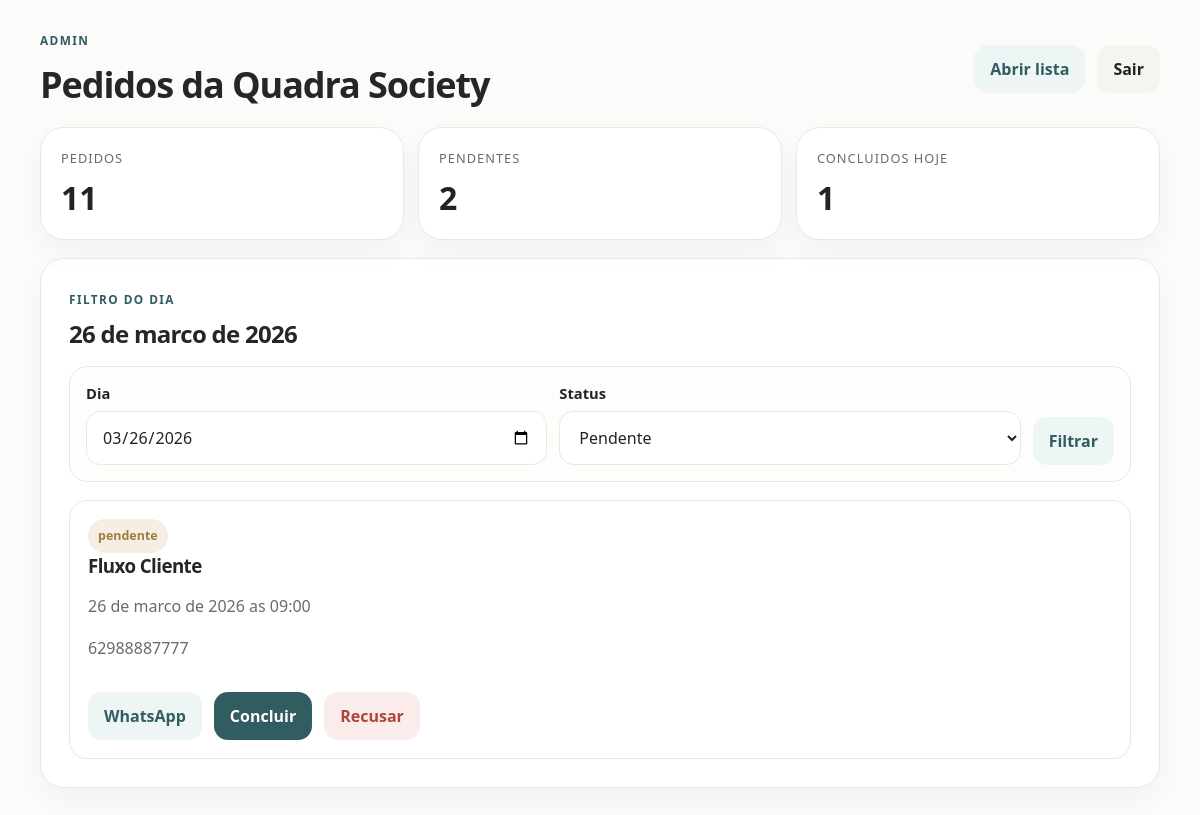
Page /painel-admin (signed in) on the committed database.
### tables this page shows
CREATE TABLE reservas (
            id INTEGER PRIMARY KEY AUTOINCREMENT,
            nome TEXT,
            telefone TEXT,
            quadra TEXT,
            data_reserva TEXT,
            horario TEXT,
            usuario_id INTEGER
        , quadra_id INTEGER, status TEXT NOT NULL DEFAULT 'confirmada', observacao_admin TEXT);

### app.py (the view)
@app.route("/painel-admin")
@admin_required
def painel_admin():
    filter_date = normalize_date(request.args.get("data", date.today().isoformat()))
    status_filter = request.args.get("status", "pendente")
    valid_status = {"pendente", "confirmada", "recusada", "todos"}
    if status_filter not in valid_status:
        status_filter = "pendente"
    conn = get_conn()
    c = conn.cursor()
    c.execute("SELECT COUNT(*) AS total FROM reservas")
    total = c.fetchone()["total"]
    c.execute("SELECT COUNT(*) AS total FROM reservas WHERE status = 'pendente'")
    pendentes_total = c.fetchone()["total"]
    c.execute(
        "SELECT COUNT(*) AS total FROM reservas WHERE status = 'confirmada' AND data_reserva = ?",
        (date.today().isoformat(),),
    )
    hoje = c.fetchone()["total"]
    query = """
        SELECT *
        FROM reservas
        WHERE data_reserva = ?
    """
    params = [filter_date]
    if status_filter != "todos":
        query += " AND status = ?"
        params.append(status_filter)
    query += " ORDER BY horario"
    c.execute(query, params)
    pendentes = serialize_reservas(c.fetchall())
    conn.close()
    stats = [
        {"label": "Pedidos", "value": total},
        {"label": "Pendentes", "value": pendentes_total},
        {"label": "Concluidos hoje", "value": hoje},
    ]
    return render_template(
        "dashboard_admin.html",
        stats=stats,
        pendentes=pendentes,
        quadra=get_public_info(),
        filtro_data=filter_date,
        filtro_status=status_filter,
        filtro_data_formatada=format_date_pt(filter_date),
    )

### app.py (called while the page is built)
def get_conn():
    conn = sqlite3.connect("banco.db")
    conn.row_factory = sqlite3.Row
    return conn

def format_date_pt(value):
    try:
        parsed = datetime.strptime(value, "%Y-%m-%d").date()
    except (TypeError, ValueError):
        return value
    return f"{parsed.day:02d} de {MESES_PT[parsed.month - 1]} de {parsed.year}"

def normalize_date(value):
    try:
        selected = datetime.strptime(value, "%Y-%m-%d").date()
    except (TypeError, ValueError):
        return date.today().isoformat()
    if selected < date.today():
        return date.today().isoformat()
    return selected.isoformat()

def admin_required(view):
    @wraps(view)
    def wrapped_view(*args, **kwargs):
        if not session.get("usuario_id"):
            return redirect(url_for("acesso"))
        if session.get("usuario_tipo") != "admin":
            return redirect(url_for("dashboard"))
        return view(*args, **kwargs)
    return wrapped_view

def get_public_info():
    today = date.today().isoformat()
    conn = get_conn()
    c = conn.cursor()
    c.execute(
        """
        SELECT COUNT(*) AS total
        FROM reservas
        WHERE data_reserva = ? AND status IN ('pendente', 'confirmada')
    """,
        (today,),
    )
    blocked = c.fetchone()["total"]
    conn.close()
    return {
        "nome": QUADRA["nome"],
        "descricao": QUADRA["descricao"],
        "livres_hoje": max(len(HORARIOS) - blocked, 0),
        "admin_nome": QUADRA["admin_nome"],
    }

def serialize_reservas(rows):
    items = []
    for row in rows:
        item = dict(row)
        item["data_formatada"] = format_date_pt(row["data_reserva"])
        item["status_label"] = STATUS_LABELS.get(row["status"], row["status"])
        item["whatsapp_link"] = (
            f"https://wa.me/55{row['telefone']}?text="
            f"Sua%20reserva%20na%20{QUADRA['nome'].replace(' ', '%20')}%20"
            f"para%20{format_date_pt(row['data_reserva']).replace(' ', '%20')}%20"
            f"as%20{row['horario']}%20esta%20como%20{STATUS_LABELS.get(row['status'], row['status']).replace(' ', '%20')}"
        )
        items.append(item)
    return items

@app.context_processor
def inject_user():
    return {"usuario_logado": session.get("usuario_nome"), "usuario_tipo": session.get("usuario_tipo")}

### templates/dashboard_admin.html (shortened to what this page needs)
{% extends "base.html" %}
{% block content %}
<main class="app-shell">
  <section class="topbar">
    <div>
      <span class="eyebrow">Admin</span>
      <h1>Pedidos da {{ quadra.nome }}</h1>
    </div>
    <div class="topbar-actions">
      <a class="secondary-btn" href="{{ url_for('reservas') }}">Abrir lista</a>
      <a class="ghost-btn" href="{{ url_for('logout') }}">Sair</a>
    </div>
  </section>
  <section class="stats-grid three">
    {% for stat in stats %}
      <article class="stat-card">
        <span>{{ stat.label }}</span>
        <strong>{{ stat.value }}</strong>
      </article>
    {% endfor %}
  </section>
  <section class="content-card">
    <div class="section-head">
      <div>
        <span class="eyebrow">Filtro do dia</span>
        <h2>{{ filtro_data_formatada }}</h2>
      </div>
    </div>
    <form class="filter-row" method="GET">
      <div>
        <label>Dia</label>
        <input type="date" name="data" value="{{ filtro_data }}">
      </div>
      <div>
        <label>Status</label>
        <select name="status">
          <option value="pendente" {% if filtro_status == 'pendente' %}selected{% endif %}>Pendente</option>
        </select>
      </div>
      <button class="secondary-btn inline-btn" type="submit">Filtrar</button>
    </form>
    {% if pendentes %}
      <div class="reservation-list">
        {% for reserva in pendentes %}
          <article class="reservation-card full">
            <div class="reservation-main">
              <div>
                <span class="pill {{ reserva.status }}">{{ reserva.status_label }}</span>
                <h3>{{ reserva.nome }}</h3>
                <p>{{ reserva.data_formatada }} as {{ reserva.horario }}</p>
                <p>{{ reserva.telefone }}</p>
              </div>
            </div>
            <div class="admin-actions">
              <a class="secondary-btn inline-btn" target="_blank" href="{{ reserva.whatsapp_link }}">WhatsApp</a>
              {% if reserva.status == 'pendente' %}
                <form action="{{ url_for('atualizar_status', reserva_id=reserva.id) }}" method="POST">
                  <button class="primary-btn inline-btn" type="submit">Concluir</button>
                </form>
                <form action="{{ url_for('atualizar_status', reserva_id=reserva.id) }}" method="POST">
                  <button class="danger-btn inline-btn" type="submit">Recusar</button>
                </form>
              {% endif %}
            </div>
          </article>
        {% endfor %}
      </div>
    {% else %}
      <div class="empty-state">
        <h3>Nenhum pedido neste filtro</h3>
        <p>Tente outro dia ou outro status.</p>
      </div>
    {% endif %}
  </section>
</main>
{% endblock %}

### static/style.css (style rules this page uses)
:root { --bg: #fbfbf9; --card: #ffffff; --card-soft: #ffffff; --text: #232323; --muted: #6a6a6a; --line: #ece8e0; --primary: #315c60; --primary-soft: #edf5f5; --danger: #b0443d; --danger-soft: #f9ecea; --warning: #a17c3e; --warning-soft: #f5efe3; --success: #2c6a54; --success-soft: #e9f3ee; --shadow: 0 12px 30px rgba(33, 28, 20, 0.04); --radius-lg: 24px; --radius-md: 18px; --radius-sm: 12px; --font-main: "Trebuchet MS", "Segoe UI", sans-serif; }
* { box-sizing: border-box; }
body { margin: 0; background: var(--bg); color: var(--text); font-family: var(--font-main); }
a { color: inherit; text-decoration: none; }
button, input, select { font: inherit; }
button { border: 0; cursor: pointer; }
input, select { width: 100%; padding: 14px 15px; border-radius: 14px; border: 1px solid var(--line); background: #fff; color: var(--text); }
label { display: block; margin-bottom: 8px; font-size: 0.92rem; font-weight: 700; }
.site-shell, .app-shell { width: min(1120px, calc(100% - 28px)); margin: 0 auto; padding: 28px 0 40px; }
.landing-hero, .content-card, .auth-panel, .quadra-card, .stat-card { background: var(--card); border: 1px solid var(--line); border-radius: var(--radius-lg); box-shadow: var(--shadow); }
.landing-hero, .content-card, .auth-panel { padding: 28px; }
.eyebrow { display: inline-block; color: var(--primary); text-transform: uppercase; letter-spacing: 0.12em; font-size: 0.74rem; font-weight: 800; }
h1, h2, h3, h4 { margin: 0; color: #262626; letter-spacing: -0.03em; }
h1 { font-size: clamp(1.8rem, 3vw, 2.5rem); margin-top: 10px; }
h2 { font-size: clamp(1.2rem, 2vw, 1.55rem); margin-top: 8px; }
p, span, small, li { color: var(--muted); line-height: 1.6; }
.hero-actions, .topbar-actions, .reservation-actions, .admin-actions, .submit-row, .hero-copy { display: flex; gap: 12px; flex-wrap: wrap; }
.inline-btn { width: auto !important; margin-top: 0 !important; }
.primary-btn, .secondary-btn, .ghost-btn, .danger-btn, .tab-btn { display: inline-flex; align-items: center; justify-content: center; padding: 13px 16px; border-radius: 14px; font-weight: 800; }
.primary-btn { background: var(--primary); color: #fff; }
.secondary-btn { background: var(--primary-soft); color: var(--primary); }
.ghost-btn { background: #f6f4ef; color: var(--text); }
.danger-btn { background: var(--danger-soft); color: var(--danger); }
.topbar { display: flex; justify-content: space-between; align-items: center; gap: 16px; margin-bottom: 18px; }
.stats-grid { display: grid; gap: 14px; margin-bottom: 18px; }
.stats-grid.three { grid-template-columns: repeat(3, 1fr); }
.stat-card { padding: 20px; display: grid; gap: 8px; }
.stat-card span { font-size: 0.8rem; text-transform: uppercase; letter-spacing: 0.08em; }
.stat-card strong { font-size: 2rem; color: var(--text); }
.section-head { display: flex; justify-content: space-between; align-items: end; gap: 12px; margin-bottom: 16px; }
.reservation-list { display: grid; gap: 12px; }
.reservation-card { padding: 18px; border-radius: var(--radius-md); border: 1px solid var(--line); background: var(--card-soft); }
.reservation-card.full { display: grid; gap: 14px; }
.reservation-main { display: flex; justify-content: space-between; gap: 16px; align-items: start; }
.pill { display: inline-flex; padding: 7px 10px; border-radius: 999px; background: #eee8de; color: #725d3f; font-size: 0.78rem; font-weight: 800; }
.pill.pendente { background: var(--warning-soft); color: var(--warning); }
.filter-row { display: flex; gap: 12px; flex-wrap: wrap; align-items: end; margin-bottom: 18px; padding: 16px; border: 1px solid var(--line); border-radius: var(--radius-md); background: #fdfdfc; }
.filter-row > div { min-width: 180px; flex: 1; }
form { margin: 0; }

### rows in the picture
reservas: nome "Quadra Society", status_label "pendente", nome "Fluxo Cliente", data_formatada "26 de marco de 2026", horario "09:00", telefone "62988887777"

### other values in the picture
{{ stat.label }} "PEDIDOS" "PENDENTES" "CONCLUIDOS HOJE"
{{ stat.value }} "11" "2" "1"
{{ filtro_data_formatada }} "26 de marco de 2026"
